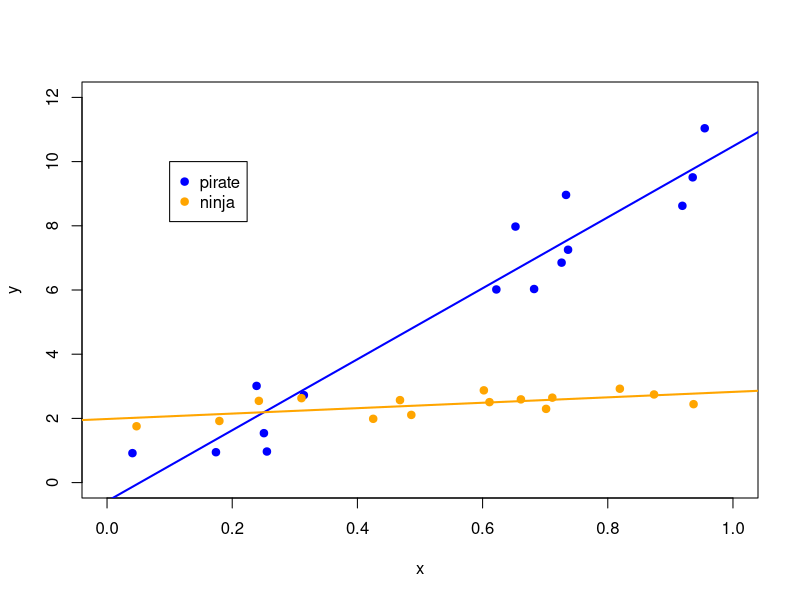
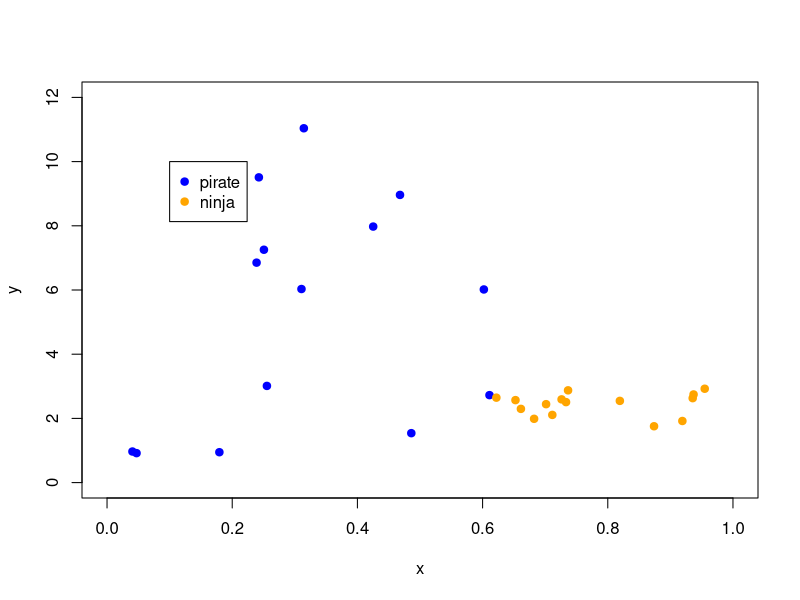
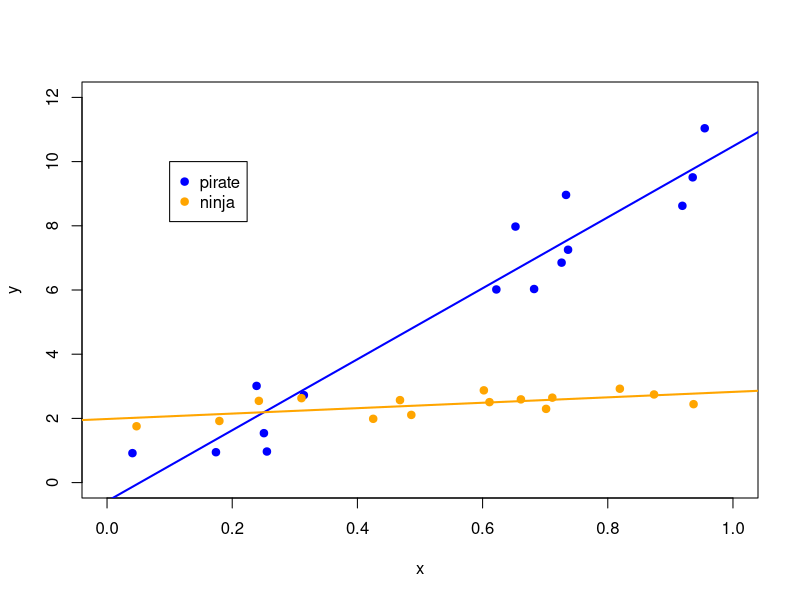
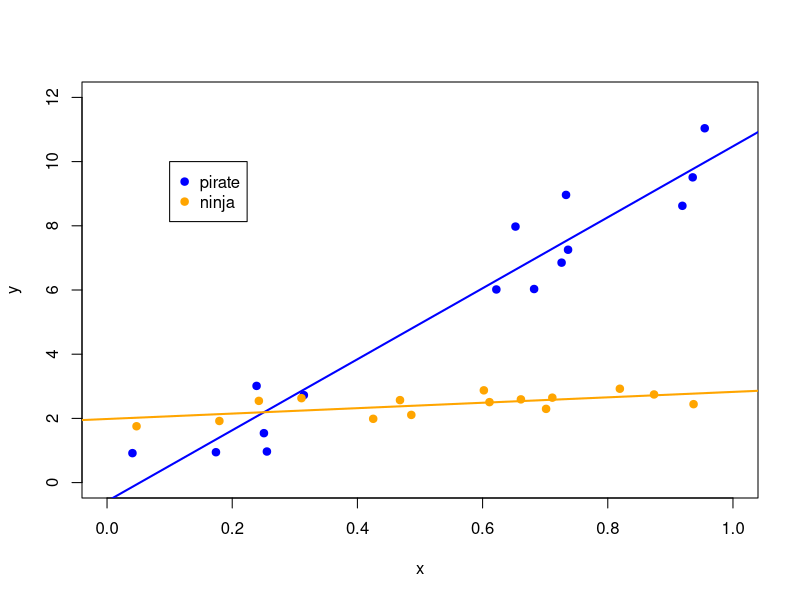
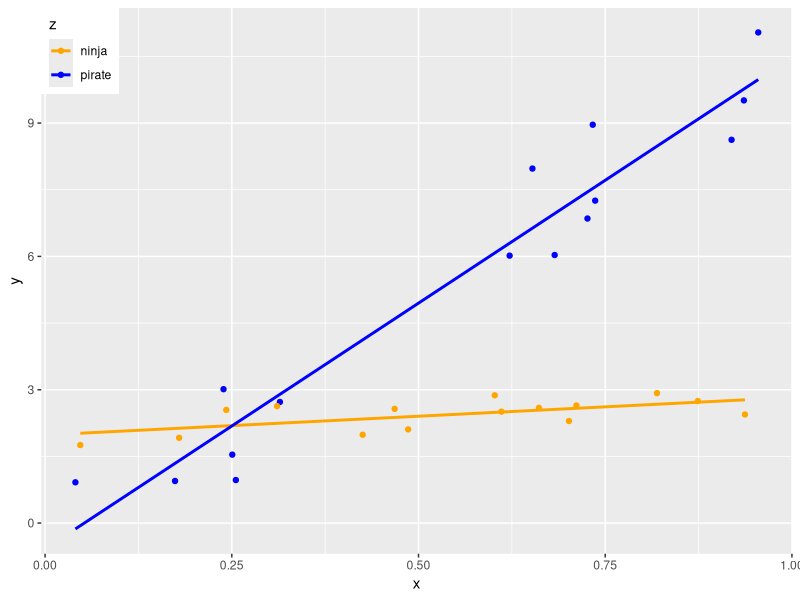

R code for these plots, in order:
#' ---
#' title: "Learn to love the data frame"
#' author: "Jenny Bryan"
#' date: "`r format(Sys.Date())`"
#' output: github_document
#' ---

#+ setup, include = FALSE
knitr::opts_chunk$set(
  collapse = TRUE,
  comment = "#>",
  error = TRUE
)

#' Let's make a random dataset, in a repeatable way.
set.seed(432)

#' If
#' dataset = separate objects lying around the global environment.
#' then
#' dataset = just a state of mind
n <- 15
z <- rep(c("pirate", "ninja"), each = n)
x <- rep(runif(2 * n))
y <- ifelse(z == "pirate",
            0 + 10 * x + rnorm(n),
            2 + 1 * x + rnorm(n, sd = 0.3))
x
y
z

#' Talk me through this:
#'
#' scatterplot plot of x vs y,
#' with pirate points in blue, ninja in orange













plot(x, y, xlim = c(0, 1), ylim = c(0, 12), type = "n")
points(x[z == "pirate"], y[z == "pirate"], col = "blue", pch = 19)
points(x[z == "ninja"], y[z == "ninja"], col = "orange", pch = 19)
legend(x = 0.1, y = 10, c("pirate", "ninja"), col = c("blue", "orange"),
       pch = 19)

#' What if we want to fit a model to pirates and ninjas? And add fitted lines to
#' plot?

#' Talk me through this:
#'
#' fit a model to pirates
#' fit a model to ninjas
#' add a line for pirate fit
#' add a line for ninja fit










pirate_fit <- lm(y[z == "pirate"] ~ x[z == "pirate"])
ninja_fit <- lm(y[z == "ninja"] ~ x[z == "ninja"])
abline(pirate_fit, col = "blue", lwd = 2)
abline(ninja_fit, col = "orange", lwd = 2)

#' Talk me through this:
#'
#' sort x from smallest to largest
#' then re-use our plotting code
#x <- ???
#copy/paste the plotting code

#' What's gone wrong? How would I need to fix this?












x <- sort(x)

plot(x, y, xlim = c(0, 1), ylim = c(0, 12), type = "n")
points(x[z == "pirate"], y[z == "pirate"], col = "blue", pch = 19)
points(x[z == "ninja"], y[z == "ninja"], col = "orange", pch = 19)
legend(x = 0.1, y = 10, c("pirate", "ninja"), col = c("blue", "orange"),
       pch = 19)


#' BIG IDEA:
#' Keep x, y, z together in a data frame

#' Talk me through this:
#' Starting from scratch...
#' Get the same x, y, z into a data frame named df











set.seed(432)
n <- 15
df <- data.frame(
  z = rep(c("pirate", "ninja"), each = n),
  x = rep(runif(2 * n))
)
df$y <- ifelse(df$z == "pirate",
               0 + 10 * df$x + rnorm(n),
               2 + 1 * df$x + rnorm(n, sd = 0.3))
df
class(df)
summary(df)

#' Let's remake our plot to make sure data looks same.
#'
#' Let's take advantage of data = df.
plot(y ~ x, data = df, xlim = c(0, 1), ylim = c(0, 12), type = "n")
points(y ~ x, data = df, subset = z == "pirate", col = "blue", pch = 19)
points(y ~ x, data = df, subset = z == "ninja", col = "orange", pch = 19)
legend(x = 0.1, y = 10, c("pirate", "ninja"), col = c("blue", "orange"),
       pch = 19)
pirate_fit <- lm(y ~ x, data = df, subset = z == "pirate")
ninja_fit <- lm(y ~ x, data = df, subset = z == "ninja")
abline(pirate_fit, col = "blue", lwd = 2)
abline(ninja_fit, col = "orange", lwd = 2)



#' Let's revisit sorting by x.
df <- df[order(df$x), ]
plot(y ~ x, data = df, xlim = c(0, 1), ylim = c(0, 12), type = "n")
points(y ~ x, data = df, subset = z == "pirate", col = "blue", pch = 19)
points(y ~ x, data = df, subset = z == "ninja", col = "orange", pch = 19)
legend(x = 0.1, y = 10, c("pirate", "ninja"), col = c("blue", "orange"),
       pch = 19)
pirate_fit <- lm(y ~ x, data = df, subset = z == "pirate")
ninja_fit <- lm(y ~ x, data = df, subset = z == "ninja")
abline(pirate_fit, col = "blue", lwd = 2)
abline(ninja_fit, col = "orange", lwd = 2)
#' yes, looks the same! So we kept the variables "in sync".

#' Lessons so far:
#'
#'   * keeping vars in a data frame is **safer**
#'   * passing data frames to fxns let's you type less code
#'
#' Go back to the slides here






library(tidyverse)

set.seed(432)
n <- 15
df <- tibble(
  z = rep(c("pirate", "ninja"), each = n),
  x = rep(runif(2 * n)),
  y = ifelse(z == "pirate",
             0 + 10 * x + rnorm(n),
             2 + 1 * x + rnorm(n, sd = 0.3))
)
df
class(df)
summary(df)

pn_colors <- c(pirate = "blue", ninja = "orange")

ggplot(df, aes(x, y, colour = z)) +
  geom_point() +
  geom_smooth(method = "lm", se = FALSE) +
  scale_color_manual(values = pn_colors) +
  theme(legend.justification = c(0,1), legend.position = c(0,1))

#' Let's revisit sorting by x.
df <- arrange(df, x)
head(df)
tail(df)
## resubmit the ggplot code as a visual check all is well

#' More lessons:
#'
#'   * tbl_df or "tibble" is a variant of the data frame
#'   * various annoying or arguably unsafe things about data frames have been
#'     eliminated
#'   * tidyverse packages
#'     - use tibbles
#'     - obey common conventions and principles about interface
#'
#' Go back to the slides here
